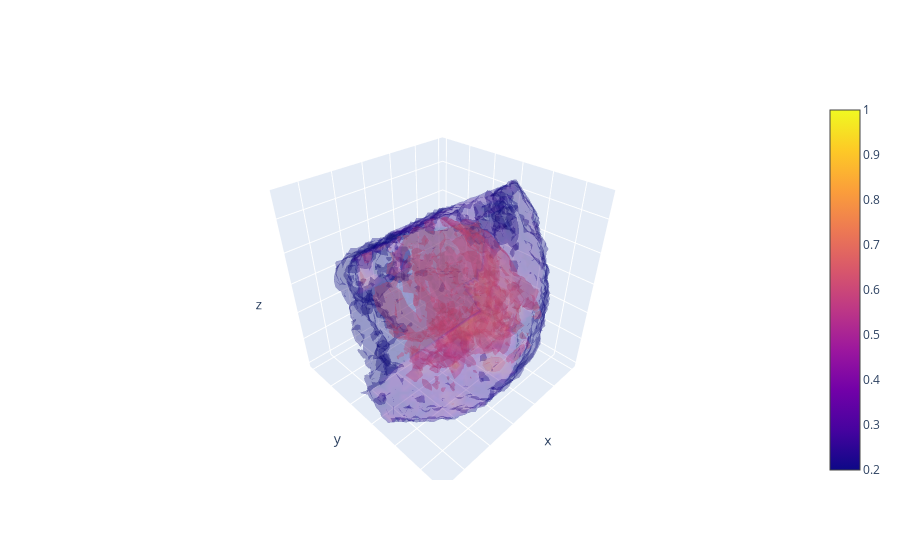

The cell this chart's notebook holds for it:
### Code cell
vol = scipy.ndimage.zoom(vol, (0.3, 0.3, 0.3))
X, Y, Z = np.mgrid[:vol.shape[0], :vol.shape[1], :vol.shape[2]]

fig = go.Figure(data=go.Volume(
    x=X.flatten(), y=Y.flatten(), z=Z.flatten(),
    value=vol.flatten(),
    isomin=0.2,
    isomax=1.0,
    opacity=0.2,
    surface_count=3,
    ))
fig.update_layout(scene_xaxis_showticklabels=False,
                scene_yaxis_showticklabels=False,
                scene_zaxis_showticklabels=False)
fig.show()

### Figure 1 — Plotly figure (JSON) as saved in the notebook; plotly's stock layout.template omitted (floating-point values rounded to 4 significant figures; data arrays with more than 128 entries replaced by an {"elided": "..."} marker saying what was removed)
{"data": [{"isomax": 1, "isomin": 0.2, "opacity": 0.2, "surface": {"count": 3}, "type": "volume", "value": {"elided": "24389 float values"}, "x": {"elided": "24389 int values"}, "y": {"elided": "24389 int values"}, "z": {"elided": "24389 int values"}}], "layout": {"scene": {"xaxis": {"showticklabels": false}, "yaxis": {"showticklabels": false}, "zaxis": {"showticklabels": false}}}}
